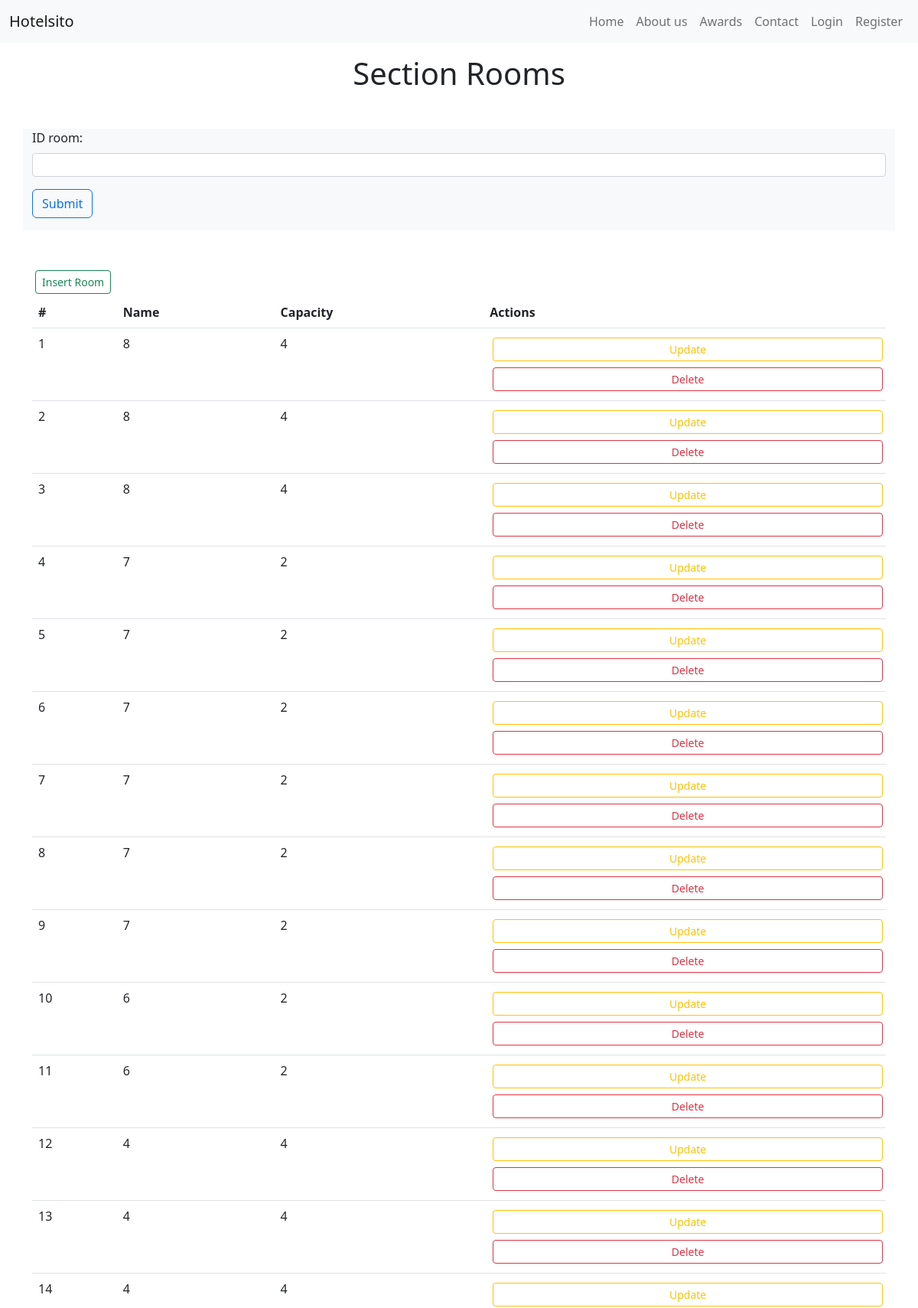
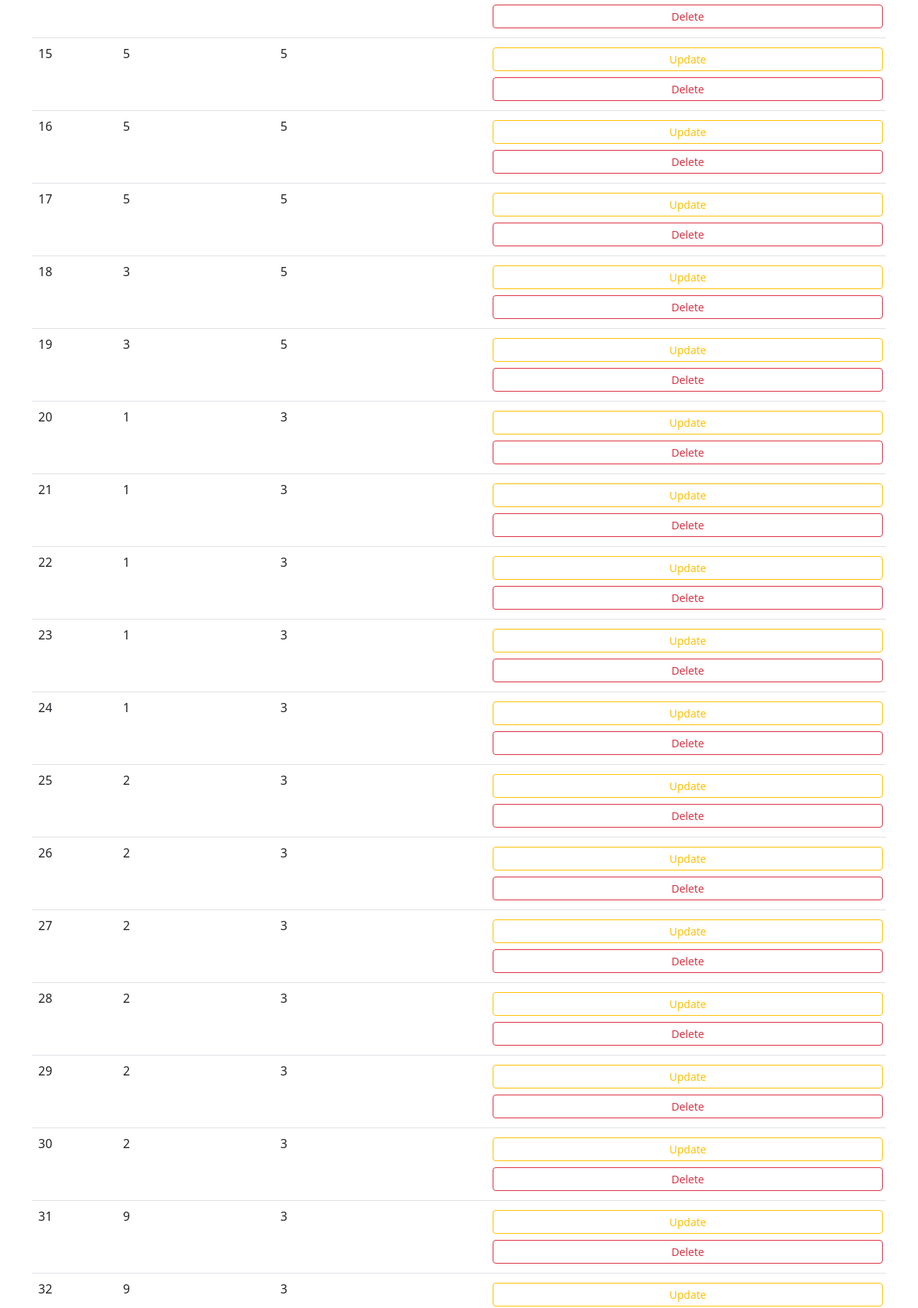
The page /rooms.php (upper part) on the database its author committed (2 pictures, top to bottom).
### tables this page shows
CREATE TABLE IF NOT EXISTS `039_rooms` (
  `ID_room` int(11) NOT NULL AUTO_INCREMENT,
  `ID_category` int(11) NOT NULL,
  `capacity` int(11) NOT NULL,
  PRIMARY KEY (`ID_room`),
  KEY `ID_category` (`ID_category`)
);

### rooms.php (the view, shortened to what this page needs)
<?php
require ($_SERVER['DOCUMENT_ROOT'].'/student039/dwes/templates/header.php');
include ($_SERVER['DOCUMENT_ROOT'].'/student039/dwes/db/connect_db.php');
$sql = "SELECT * FROM 039_rooms";
$result = mysqli_query($conn, $sql);
$rooms = mysqli_fetch_all($result, MYSQLI_ASSOC);
?>
<h1 class="text-center mt-3">Section Rooms</h1>
<?php
include ($_SERVER['DOCUMENT_ROOT'].'/student039/dwes/forms/form_rooms_select.php');
?>
<div class="container my-5">
    <a class="m-1 btn btn-outline-success btn-sm" href="/student039/dwes/forms/form_rooms_insert.php">Insert Room</a>
    <?php if ($rooms) : ?>
        <table class="table table-hover">
            <thead>
                <tr>
                    <th scope="col">#</th>
                    <th scope="col">Name</th>
                    <th scope="col">Capacity</th>
                    <th scope="col">Actions</th>
                </tr>
            </thead>
            <tbody>
                <?php foreach ($rooms as $room) : ?>
                    <tr>
                        <?php
                        $id = $room['ID_room'];
                        foreach ($room as $room_data) : ?>
                            <td>
                                <?php echo $room_data; ?>
                            </td>
                        <?php endforeach; ?>
                        <td>
                            <a class="w-100 m-1 btn btn-outline-warning btn-sm" href="/student039/dwes/forms/form_rooms_update.php?result=<?php echo $id ?>">Update</a>
                            <a class="w-100 m-1 btn btn-outline-danger btn-sm" href="/student039/dwes/forms/form_rooms_delete.php?result=<?php echo $id ?>">Delete</a>
                        </td>
                    </tr>
                <?php endforeach; ?>
            </tbody>
        </table>
    <?php endif; ?>
</div>
<?php
require ($_SERVER['DOCUMENT_ROOT'].'/student039/dwes/templates/footer.php');
?>

### rows shown on the page
039_rooms: ID_room "1", ID_category "8", capacity "4"
039_rooms: ID_room "2", ID_category "8", capacity "4"
039_rooms: ID_room "3", ID_category "8", capacity "4"
039_rooms: ID_room "4", ID_category "7", capacity "2"
039_rooms: ID_room "5", ID_category "7", capacity "2"
039_rooms: ID_room "6", ID_category "7", capacity "2"
039_rooms: room_data "7", capacity "2"
039_rooms: ID_room "8", ID_category "7", capacity "2"
039_rooms: ID_room "9", ID_category "7", capacity "2"
039_rooms: ID_room "10", ID_category "6", capacity "2"
039_rooms: ID_room "11", ID_category "6", capacity "2"
039_rooms: ID_room "12", room_data "4"
039_rooms: ID_room "13", room_data "4"
039_rooms: ID_room "14", room_data "4"
039_rooms: ID_room "15", room_data "5"
039_rooms: ID_room "16", room_data "5"
039_rooms: ID_room "17", room_data "5"
039_rooms: ID_room "18", ID_category "3", capacity "5"
039_rooms: ID_room "19", ID_category "3", capacity "5"
039_rooms: ID_room "20", ID_category "1", capacity "3"
039_rooms: ID_room "21", ID_category "1", capacity "3"
039_rooms: ID_room "22", ID_category "1", capacity "3"
039_rooms: ID_room "23", ID_category "1", capacity "3"
039_rooms: ID_room "24", ID_category "1", capacity "3"
039_rooms: ID_room "25", ID_category "2", capacity "3"
039_rooms: ID_room "26", ID_category "2", capacity "3"
039_rooms: ID_room "27", ID_category "2", capacity "3"
039_rooms: ID_room "28", ID_category "2", capacity "3"
039_rooms: ID_room "29", ID_category "2", capacity "3"
039_rooms: ID_room "30", ID_category "2", capacity "3"
039_rooms: ID_room "31", ID_category "9", capacity "3"
039_rooms: ID_room "32", ID_category "9", capacity "3"
